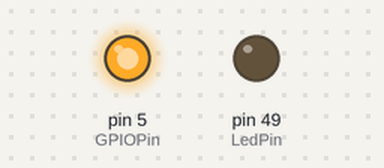
Recording of a sketch running on a simulated Arduino Mega 2560, built with avr-gcc and run on an emulated ATmega2560. On the bench: output pins drawn as LEDs (lit = HIGH).

Above: at 3.1 s.
At 8.4 s:
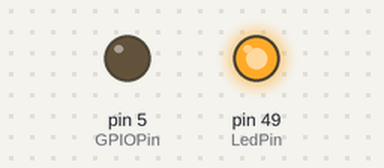
Timing chart, 0 to 13.7 s (numbered marks = the images above):
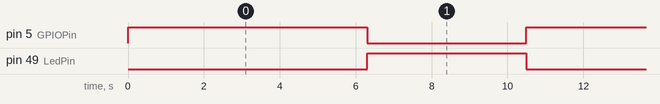

The sketch:

CSCI241_GPIO_Output_Test-1.ino
```cpp
// Test a GPIO output pin.

#include <CSCI_GPIO.h>    // Library routines
#include <CSCI_Timers.h>

const int GPIOPin = 5;  // GPIO pin number to test.
const int LedPin = 49;  // GPIO pin LED is connected to.

const int LedOnState = LOW; // State which turns LED on.
const int LedOffState = HIGH; // State which turns LED off.

// This routine called once at program start.

void setup()
{
  SetupGPIOOutputPin(GPIOPin);
  SetupGPIOOutputPin(LedPin);
}

// This routine called repeatedly until a "reset" is performed.

void loop ()
{
  // Set GPIO pin HIGH, turn LED on. Wait a specific time.
  // Set GPIO pin LOW, turn LED off. Wait a specific time.

  SetGPIOOutputState(GPIOPin, HIGH);
  SetGPIOOutputState(LedPin, LedOnState);
  WaitMillis(6000);
  SetGPIOOutputState(GPIOPin, LOW);
  SetGPIOOutputState(LedPin, LedOffState);
  WaitMillis(4000);
}
```

Measured:
- by itself, pin 5 (GPIOPin): alternates HIGH for 6.3 s and LOW for 4.2 s
- by itself, pin 49 (LedPin): alternates HIGH for 4.2 s and LOW for 6.3 s
